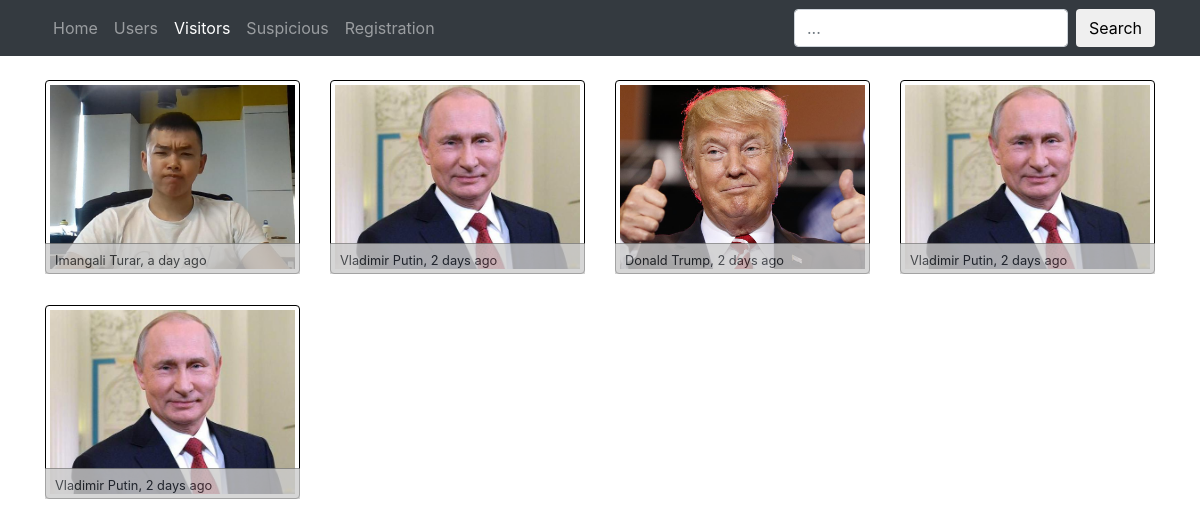
/visitors/, run on the app's committed database.
### create_db.py (models this page shows, shortened)
class Visitors(Base):
    __tablename__ = "visitors"
    id = Column(Integer, primary_key=True, autoincrement=True)
    time = Column(DateTime, default=func.now())
    user_id = Column(Integer, ForeignKey('users.id'))
    user = relationship(Users)

class Users(Base):
    __tablename__ = "users"
    id = Column(Integer, primary_key=True, autoincrement=True)
    name = Column(String(250), nullable=False)
    email = Column(String(250), nullable=False)
    phone = Column(String(250), nullable=False)
    image = Column(String(250), nullable=False)

### webserver.py (the view)
@app.route('/visitors/', methods=['GET'])
def visitors():
    visitors = session.query(Visitors).order_by(Visitors.time.desc()).all()
    return render_template('visitors.html', visitors=visitors)

### templates/visitors.html (shortened to what this page needs)
<!DOCTYPE html>
<html lang="en">
  <head>
    <link rel=stylesheet type=text/css href="{{ url_for('static', filename='vendor/bootstrap/css/bootstrap.min.css') }}">
    <link rel=stylesheet type=text/css href="{{ url_for('static', filename='css/thumbnail-gallery.css') }}">
    <link rel=stylesheet type=text/css href="{{ url_for('static', filename='css/croppr.min.css') }}">
  </head>
  <body>
    {% include 'navigation.html' %}
    <div class="container">
      <div class="row text-center text-lg-left">
        {% for visitor in visitors: %}
        <div style='cursor: pointer;' data-toggle="modal" data-target="#user{{visitor.user_id}}" class="col-lg-3 col-md-4 col-xs-6">
            <img style='width: 100%; border: 1px solid black;' class="img-fluid img-thumbnail" src="{{url_for('static', filename='images/users/'+visitor.user.id|string+'/picture.'+visitor.user.image)}}" alt="">
            <div class="bottom-left"><small>{{ visitor.user.name }}, <time class="timeago" datetime="{{visitor.time}}">5 months ago</time></small></div>
        </div>
        {% endfor %}
      </div>
    </div>
  </body>
</html>

### static/css/thumbnail-gallery.css (style rules this page uses)
body { padding-top: 54px; }
@media (min-width: 992px) { body { padding-top: 56px; } }

### templates/visitors.html (style rules this page uses)
.bottom-left { position: relative; bottom: 31px; border-top: 1px solid grey; background-color: #CCC; width: 100%; padding: 3px 10px 3px 10px; opacity: 0.8; }

### data on the page
Visitors: shows a picture, user.name "Imangali Turar"
Visitors: user.name "Vladimir Putin"
Visitors: shows a picture, user.name "Donald Trump"
Visitors: user.name "Vladimir Putin"
Visitors: user.name "Vladimir Putin"
